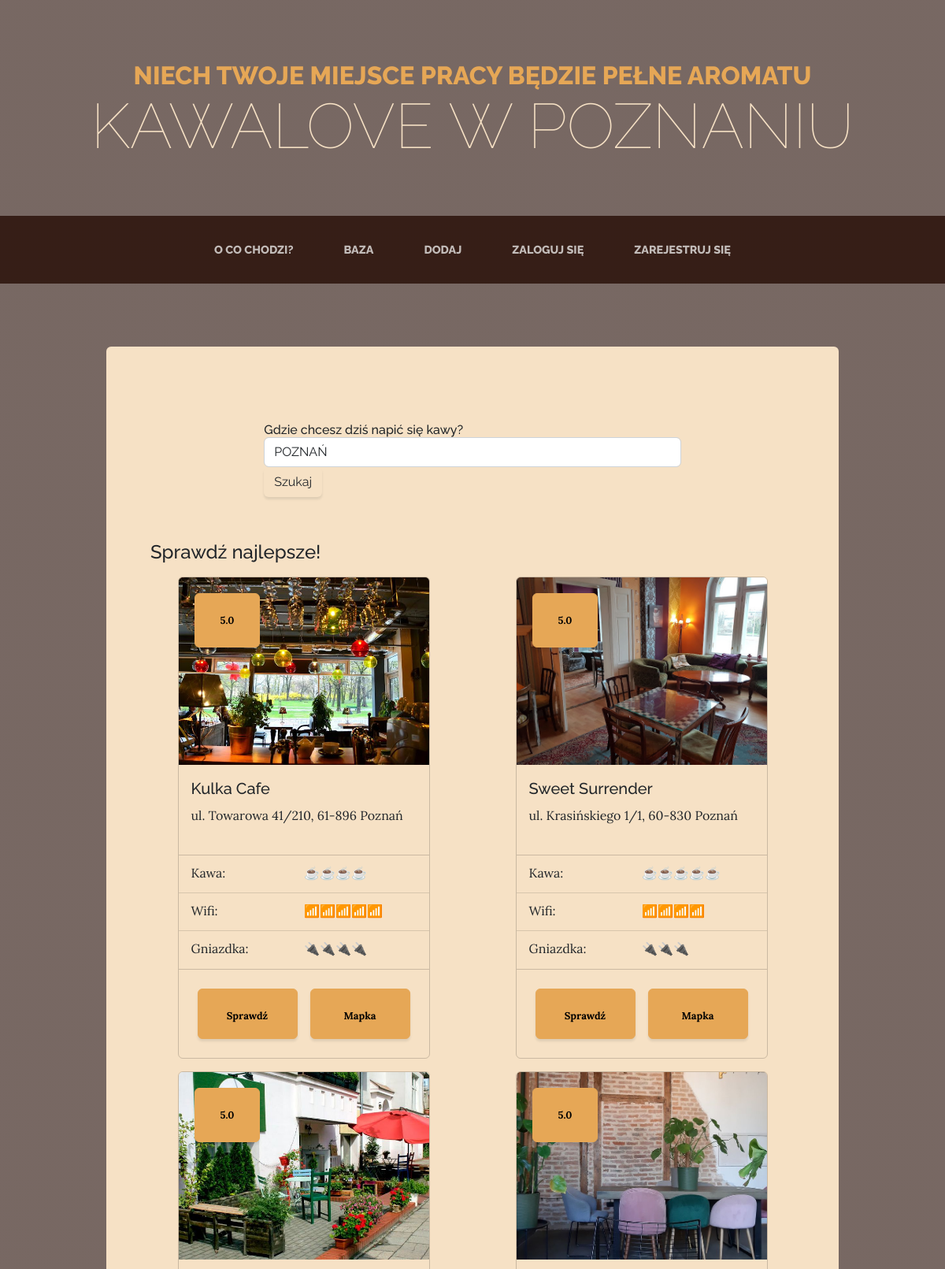
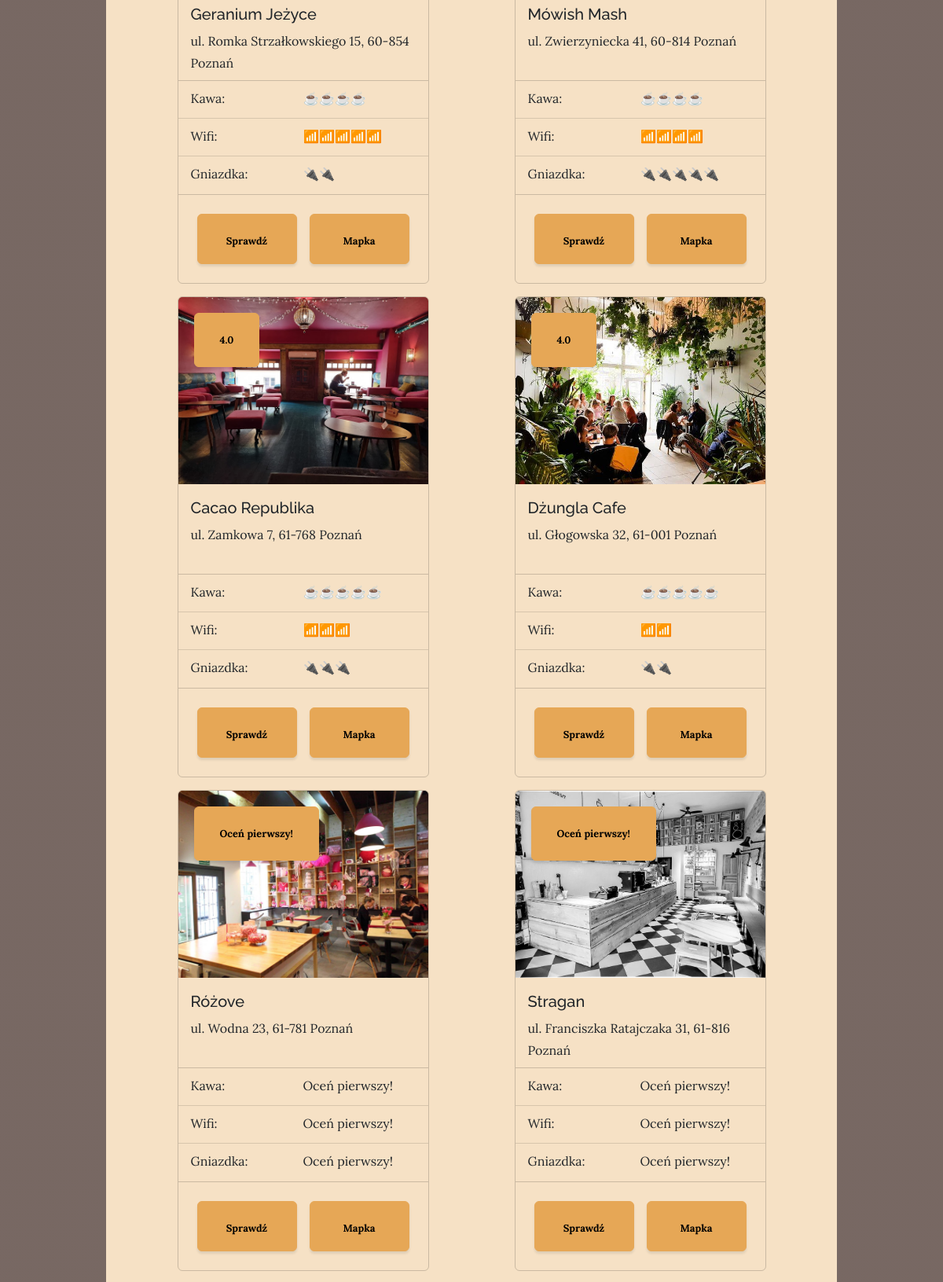
Screenshot of /cafes (upper part) with the database file from the repository (2 pictures, top to bottom).
### main.py (models this page shows)
class Cafe(db.Model):
    __tablename__ = 'cafes'
    id = db.Column(db.Integer, primary_key=True)
    name = db.Column(db.String(100), unique=True, nullable=False)
    location = db.Column(db.String(255), nullable=False)
    district = db.Column(db.String(100), nullable=False)
    img_url = db.Column(db.String(255))
    map_url = db.Column(db.String(255), nullable=False)
    open = db.Column(db.String(50))
    close = db.Column(db.String(50))
    has_food = db.Column(db.Boolean)
    has_cakes = db.Column(db.Boolean)
    has_toilet = db.Column(db.Boolean)
    allow_long_stays = db.Column(db.Boolean)
    allow_calls = db.Column(db.Boolean)
    avg_rating = db.Column(db.Float)
    avg_coffee = db.Column(db.String)
    avg_wifi = db.Column(db.String)
    avg_power = db.Column(db.String)
    americano_price = db.Column(db.Float)
    cake_price = db.Column(db.Float)
    reviews = relationship('Review', back_populates='parent_cafe')

### main.py (the view)
@app.route('/cafes', methods=['GET', 'POST'])
def show_all():
    cafes = db.session.query(Cafe).order_by(Cafe.avg_rating.desc()).all()
    form = SearchForm()
    if request.method == 'POST':
        if form.validate_on_submit():
            user_district = request.form.get('district')
            return redirect(url_for('show_district', district=user_district))
    return render_template('all.html', cafes=cafes, form=form)

### forms.py
class SearchForm(FlaskForm):
    district = SelectField('Gdzie chcesz dziś napić się kawy?', validators=[DataRequired()],
                           choices=['POZNAŃ', 'Jeżyce', 'Grunwald', 'Wilda',
                                    'Stare Miasto', 'Nowe Miasto'])
    submit = SubmitField('Szukaj')

### templates/all.html
{% import "bootstrap/wtf.html" as wtf %}
{% include "header.html" %}
        <section class="page-section">
            <div class="container">
                <div class="col-xl-10 col-lg-9 mx-auto">
                    <div class="bg-faded rounded p-5">
                        <div class="container w-75 p-5 wtf-form">
                            {{ wtf.quick_form(form, novalidate=True) }}
                        </div>
                        <h4 class="p-2">Sprawdź najlepsze!</h4>
                        <div class="row">
                        {% for cafe in cafes %}
                            <div class="card col-lg-4 show-card">
                                <div class="cafe-img-container">
                                <div class="cafe-img">
                                        <img class="card-img-top" src="{{ url_for('static', filename='assets/img/cafes/{}.jpg'.format(cafe.id) ) }}" alt="Card image cap">
                                </div>
                                <div id="cafe-score-button-all">
                                    <a class=" btn btn-primary btn-xl" href="{{ url_for('show_cafe', cafe_id=cafe.id) }}">
                                        {% if cafe.avg_rating %}
                                            {{ cafe.avg_rating }}
                                        {% else %}
                                            Oceń pierwszy!
                                        {% endif %}
                                    </a>
                                </div>
                                </div>
                              <div class="card-body">
                                <h5 class="card-title"> {{ cafe.name }} </h5>
                                <p>{{ cafe.location }}</p>
                              </div>
                              <ul class="list-group list-group-flush">
                                <li class="list-group-item card-list-item">
                                    <p class="w-50">Kawa:</p>
                                    <p class="w-50">
                                        {% if cafe.avg_coffee %}
                                            {{ cafe.avg_coffee }}
                                        {% else %}
                                            Oceń pierwszy!
                                        {% endif %}
                                    </p>
                                </li>
                                <li class="list-group-item card-list-item">
                                    <p class="w-50">Wifi:</p>
                                    <p class="w-50">
                                        {% if cafe.avg_wifi %}
                                            {{ cafe.avg_wifi }}
                                        {% else %}
                                            Oceń pierwszy!
                                        {% endif %}
                                    </p>
                                </li>
                                <li class="list-group-item card-list-item">
                                    <p class="w-50">Gniazdka:</p>
                                    <p class="w-50">
                                        {% if cafe.avg_power %}
                                            {{ cafe.avg_power }}
                                        {% else %}
                                            Oceń pierwszy!
                                        {% endif %}
                                    </p>
                                </li>
                              </ul>
                              <div class="card-body card-buttons">
                                  <a class="btn btn-primary btn-xl w-50 m-2" href="{{ url_for('show_cafe', cafe_id=cafe.id) }}">
                                      Sprawdź
                                  </a>
                                  <a class="btn btn-primary btn-xl w-50 m-2" href="{{ cafe.map_url }}">
                                      Mapka
                                  </a>
                              </div>
                            </div>
                            {% endfor %}
                        </div>
                    </div>
                </div>
            </div>
        </section>
{% include "footer.html" %}

### templates/header.html (shortened to what this page needs)
<!DOCTYPE html>
<html lang="en">
    <head>
        <link href=" {{ url_for('static', filename='css/styles.css') }} " rel="stylesheet" />
    </head>
    <body>
        <header>
            <h1 class="site-heading text-center text-faded d-none d-lg-block">
                <span class="site-heading-upper text-primary mb-3">Niech Twoje miejsce pracy będzie pełne aromatu</span>
                <span class="site-heading-lower">KawaLove w Poznaniu</span>
            </h1>
        </header>
        <nav class="navbar navbar-expand-lg navbar-dark py-lg-4" id="mainNav">
            <div class="container">
                <div class="collapse navbar-collapse" id="navbarSupportedContent">
                    <ul class="navbar-nav mx-auto">
                        <li class="nav-item px-lg-4"><a class="nav-link text-uppercase" href="{{ url_for('home') }}">O co chodzi?</a></li>
                        <li class="nav-item px-lg-4"><a class="nav-link text-uppercase" href="{{ url_for('show_all') }}">baza</a></li>
                        <li class="nav-item px-lg-4"><a class="nav-link text-uppercase" href="{{ url_for('add') }}">Dodaj</a></li>
                        {% if not current_user.is_authenticated %}
                        <li class="nav-item px-lg-4"><a class="nav-link text-uppercase" href="{{ url_for('login') }}">Zaloguj się</a></li>
                        <li class="nav-item px-lg-4"><a class="nav-link text-uppercase" href="{{ url_for('register') }}">Zarejestruj się</a></li>
                        {% else %}
                        <li class="nav-item px-lg-4"><a class="nav-link text-uppercase" href="{{ url_for('logout') }}">Wyloguj się</a></li>
                        {% endif %}
                    </ul>
                </div>
            </div>
        </nav>

### templates/footer.html (shortened to what this page needs)
    </body>
</html>

### rows the page displays
Cafe: shows a picture, avg_rating "5.0", name "Kulka Cafe", location "ul. Towarowa 41/210, 61-896 Poznań", avg_coffee "☕☕☕☕", avg_wifi "📶📶📶📶📶", avg_power "🔌🔌🔌🔌"
Cafe: shows a picture, avg_rating "5.0", name "Sweet Surrender", location "ul. Krasińskiego 1/1, 60-830 Poznań", avg_coffee "☕☕☕☕☕", avg_wifi "📶📶📶📶", avg_power "🔌🔌🔌"
Cafe: shows a picture, avg_rating "5.0", name "Geranium Jeżyce", location "ul. Romka Strzałkowskiego 15, 60-854 Poznań", avg_coffee "☕☕☕☕", avg_wifi "📶📶📶📶📶", avg_power "🔌🔌"
Cafe: shows a picture, avg_rating "5.0", name "Mówish Mash", location "ul. Zwierzyniecka 41, 60-814 Poznań", avg_coffee "☕☕☕☕", avg_wifi "📶📶📶📶", avg_power "🔌🔌🔌🔌🔌"
Cafe: shows a picture, avg_rating "4.0", name "Cacao Republika", location "ul. Zamkowa 7, 61-768 Poznań", avg_coffee "☕☕☕☕☕", avg_wifi "📶📶📶", avg_power "🔌🔌🔌"
Cafe: shows a picture, avg_rating "4.0", name "Dżungla Cafe", location "ul. Głogowska 32, 61-001 Poznań", avg_coffee "☕☕☕☕☕", avg_wifi "📶📶", avg_power "🔌🔌"
Cafe: shows a picture, shows "Oceń pierwszy!", name "Różove", location "ul. Wodna 23, 61-781 Poznań"
Cafe: shows a picture, shows "Oceń pierwszy!", name "Stragan", location "ul. Franciszka Ratajczaka 31, 61-816 Poznań"
